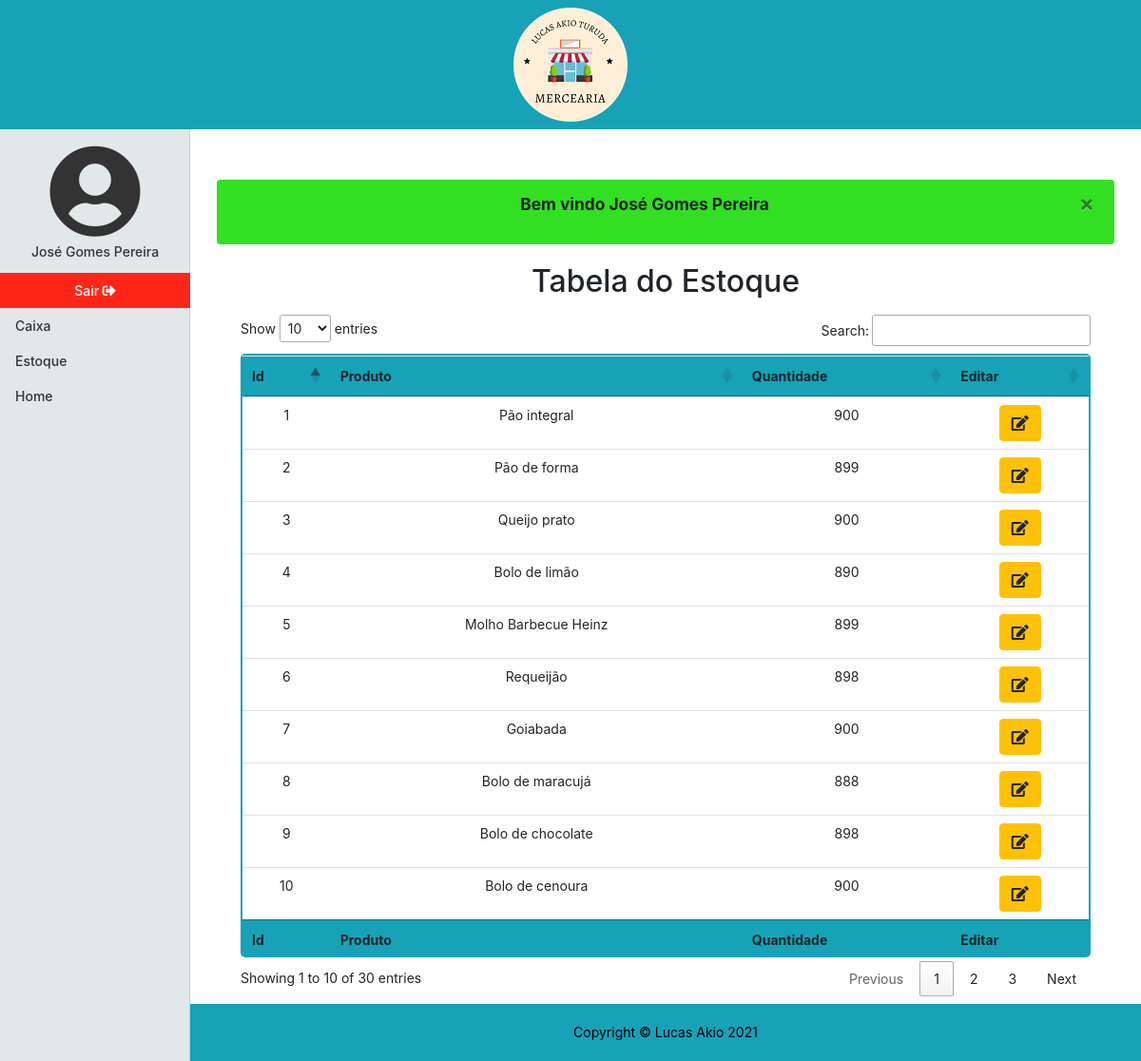
/estoque (signed in), run on the app's committed database.
### tables this page shows
CREATE TABLE `estoque` (
  `id` int NOT NULL AUTO_INCREMENT,
  `produto_id` int NOT NULL,
  `quantidade` int NOT NULL,
  PRIMARY KEY (`id`,`produto_id`),
  UNIQUE KEY `produto_id_UNIQUE` (`produto_id`),
  KEY `fk_estoque_produto_idx` (`produto_id`) /*!80000 INVISIBLE */,
  CONSTRAINT `fk_estoque_produto` FOREIGN KEY (`produto_id`) REFERENCES `produto` (`id`) ON DELETE CASCADE ON UPDATE CASCADE
);

CREATE TABLE `produto` (
  `id` int NOT NULL AUTO_INCREMENT,
  `nome` varchar(30) NOT NULL,
  `preco` double NOT NULL,
  `fornecedor_id` int NOT NULL,
  `codigo_id` int NOT NULL,
  `kilograma` double NOT NULL DEFAULT '0',
  `litro` double NOT NULL DEFAULT '0',
  `dt_registro` datetime NOT NULL,
  PRIMARY KEY (`id`,`fornecedor_id`,`codigo_id`),
  KEY `fk_produto_fornecedor_idx` (`fornecedor_id`),
  KEY `fk_produto_codigo_idx` (`codigo_id`),
  CONSTRAINT `fk_produto_codigo` FOREIGN KEY (`codigo_id`) REFERENCES `codigo` (`id`) ON DELETE CASCADE ON UPDATE CASCADE,
  CONSTRAINT `fk_produto_fornecedor` FOREIGN KEY (`fornecedor_id`) REFERENCES `fornecedor` (`id`)
);

### app/Controller/Estoque.php (called while the page is built, shortened)
<?php
    class Estoque extends Controller
    {
        private $dados;
        public function index()
        {
            $this->listar();
            $pagina = new \Core\ConfigView("View/estoque/index",$this->dados);
            $pagina->renderizar();
        }
        private function listar()
        {
            $tabela = new \App\Model\Estoque();
            $this->dados = $tabela->listar();
        }
    }

### core/ConfigController.php (called while the page is built, shortened)
<?php
class ConfigController
{
    private string $urlMetodo;
    public function __construct()
    {
        if(!empty(filter_input(INPUT_GET,"url",FILTER_SANITIZE_URL)))
        {
            $this->url = filter_input(INPUT_GET,"url",FILTER_SANITIZE_URL);
            $this->urlDividida = explode('/',$this->url,);
            if(isset($this->urlDividida[1]) && !empty($this->urlDividida[1]))
            {
                $this->urlMetodo = $this->urlDividida[1];
            }
            else{
                $this->urlMetodo = "index";
            }
        }
        else{
            $this->urlController = "login";
            $this->urlMetodo = "index";
        }
    }
    public function carregar()
    {
        $metodo = $this->urlMetodo;
        $pagina = new $classe();
        $pagina->$metodo();
    }
}
?>

### index.php (called while the page is built, shortened)
<?php
$url = new Core\ConfigController();
$url->carregar();
?>

### app/Model/Model.php (called while the page is built, shortened)
<?php
class Model extends Conexao
{
    protected $conn;
    function __construct()
    {
        $this->conn = parent::conectar();
    }
    final protected function projetarTodos($query): array
    {
        $this->query = $this->conn->prepare($query);
        $this->query->execute();
        return $this->query->fetchAll(PDO::FETCH_ASSOC);
    }
}
?>

### app/Model/Conexao.php (called while the page is built, shortened)
<?php
class Conexao
{
   private $bdType = "mysql";
   private $host = "localhost";
   private $user = "root";
   private $password = "root";
   private $port = 3306;
   private $bdname = "mercearia";
   protected function conectar()
   {
       try{
            $con = new PDO($this->bdType.':host='.$this->host.';port='.$this->port.';dbname='.$this->bdname, $this->user, $this->password);
            $con->setAttribute(PDO::ATTR_ERRMODE, PDO::ERRMODE_EXCEPTION);
            return $con;
       }
       catch(PDOException $e)
       {
           $alerta = new \App\Model\Alerta();
           $msg= $alerta->alertaFalha("Não foi possivel realizar uma conexão com o site, tente novamente!");
           $_SESSION['msg'] = $msg;
            header("Location:". URL . "paginaInvalida/index");
            exit();
       }
   }
}

### app/Model/Estoque.php (called while the page is built, shortened)
<?php
class Estoque extends Model
{
    public function listar(): array
    {
        $listar = parent::projetarTodos(
            "SELECT e.id, p.nome AS produto, e.quantidade
            FROM estoque e
            INNER JOIN produto p
            ON p.id = e.id
            ORDER BY p.nome"
        );
        return $listar;
    }
}

### app/View/estoque/index.php (the view, shortened to what this page needs)
<!DOCTYPE html>
<html lang="pt-br">
<head>
    <link rel="stylesheet" href="https://cdn.jsdelivr.net/npm/bootstrap@4.6.0/dist/css/bootstrap.min.css">
    <link href="<?php echo URL; ?>app/Assets/css/mercearia.css" rel="stylesheet">
    <link href="<?php echo URL; ?>app/Assets/fontawesome/css/all.css" rel="stylesheet">
    <link href="https://cdn.datatables.net/1.10.25/css/jquery.dataTables.min.css" rel="stylesheet">
</head>
<?php
include_once "app/View/include/header.php";
?>
<div class="container-fluid">
    <div class="row">
        <?php
        include_once "app/View/include/menulateral.php";
        ?>
        <div class="col-md-9 ml-auto col-lg-10 principal">
            <main role="main" class="m-2">
                <?php
                if (isset($_SESSION['msg'])) {
                    echo $_SESSION['msg'];
                }
                ?>
                <h2 class="text-center mb-3">Tabela do Estoque</h2>
                <div class="table-responsive">
                    <table id="listar-estoque" class="table table-hover text-center tabela-personalizada">
                        <thead class="bg-info">
                            <tr>
                                <th>Id</th>
                                <th>Produto</th>
                                <th>Quantidade</th>
                                <th>Editar</th>
                            </tr>
                        </thead>
                        <tbody>
                            <?php
                            foreach ($this->dados as $coluna => $item) {
                            ?> <tr>
                                    <td><?php echo $item['id']; ?></td>
                                    <td><?php echo $item['produto']; ?></td>
                                    <td><?php echo $item['quantidade']; ?></td>
                                    <td>
                                        <a href="<?php echo URL; ?>estoque/editar/&id=<?php echo $item['id'] ?>" class="btn btn-warning col-mb-3"><i class="fas fa-edit"></i></a>
                                    </td>
                                </tr>
                            <?php
                            }
                            ?>
                        </tbody>
                        <tfoot class="bg-info">
                            <tr>
                                <th>Id</th>
                                <th>Produto</th>
                                <th>Quantidade</th>
                                <th>Editar</th>
                            </tr>
                        </tfoot>
                    </table>
                </div>
            </main>
            <?php
            include_once "app/View/include/footer.php";
            ?>
            </body>
</html>

### app/Assets/css/mercearia.css (style rules this page uses)
body { font-size: .875rem; }
.alertaSucesso { background-color:rgb(50, 223, 35); font-weight: bold; font-size: 13pt; }
.alertaErro, .alertaSucesso { margin: 20px; }
.principal { min-height: 83vh; padding-left: 0; padding-right: 0; padding-bottom: 60px; }
main { height: 100%; padding-top:25px; }
.tabela-personalizada { border:2px solid #17a2b8; border-radius: 5px; }

### data on the page
estoque: id "10", produto.nome "Bolo de cenoura", quantidade "900"
estoque: id "9", produto.nome "Bolo de chocolate", quantidade "898"
estoque: id "4", produto.nome "Bolo de limão", quantidade "890"
estoque: id "8", produto.nome "Bolo de maracujá", quantidade "888"
estoque: id "7", produto.nome "Goiabada", quantidade "900"
estoque: id "5", produto.nome "Molho Barbecue Heinz", quantidade "899"
estoque: id "2", produto.nome "Pão de forma", quantidade "899"
estoque: id "1", produto.nome "Pão integral", quantidade "900"
estoque: id "3", produto.nome "Queijo prato", quantidade "900"
estoque: id "6", produto.nome "Requeijão", quantidade "898"

### other printed values
$_SESSION['usuario_nome'] "José Gomes Pereira"
$pagina "Caixa"
$pagina "Estoque"
$pagina "Home"
$_SESSION['msg'] "Bem vindo José Gomes Pereira ×"
